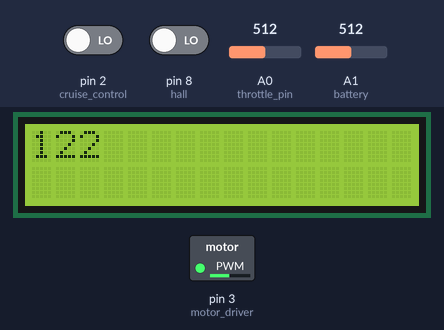
Recording of a sketch running on a simulated Arduino Uno, built with avr-gcc and run on an emulated ATmega328P. Parts: 16×2 character LCD, switched loads named in the sketch (green lamp = pin HIGH). Inputs (shaded band) come from the test bench; at power-on: pin 2 (cruise_control) LOW, A0 (throttle_pin) = 512, A1 (battery) = 512, pin 8 (hall) LOW. What the sketch prints to the serial monitor is not drawn.

Above: at 2.2 s.
2.3 s: pin 2 (cruise_control) driven HIGH
At 3.4 s:
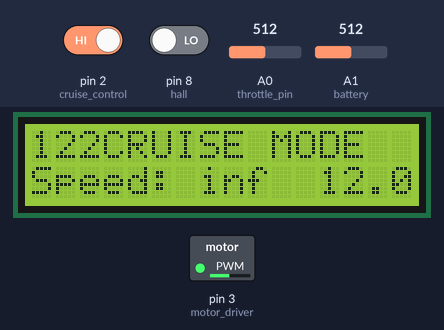
7.5 s: A0 (throttle_pin) set to 245
At 10.2 s:
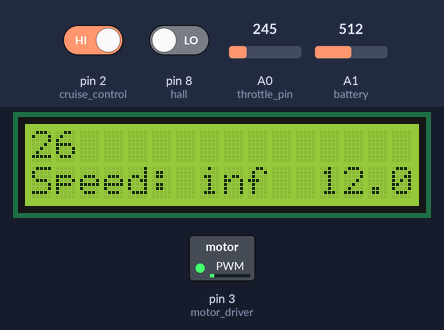
10.8 s: A0 (throttle_pin) set to 716
At 12.1 s:
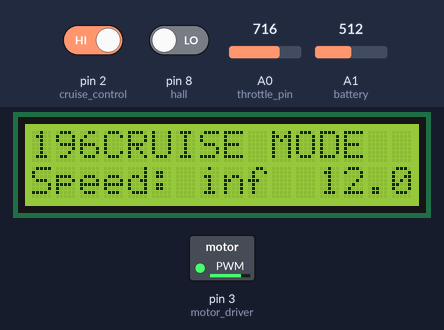
16.0 s: A1 (battery) set to 716
At 17.77 s:
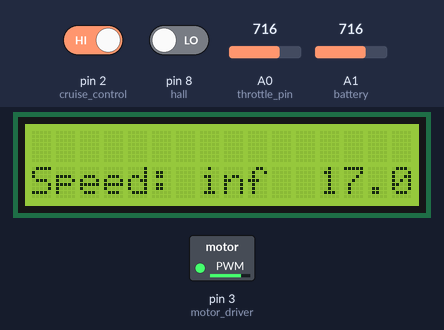
18.1 s: A0 (throttle_pin) set to 306
At 22.4 s:
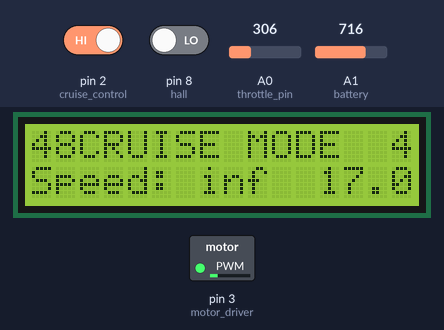
23.2 s: A0 (throttle_pin) set to 122
At 26.1 s:
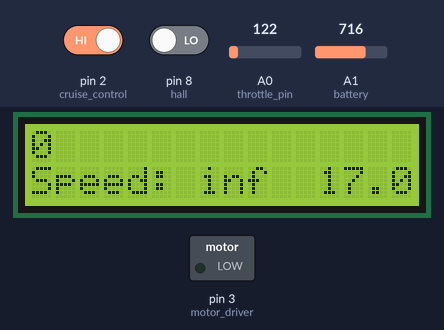
Timing chart, 0 to 27.2 s (numbered marks = the images above; inputs shaded):
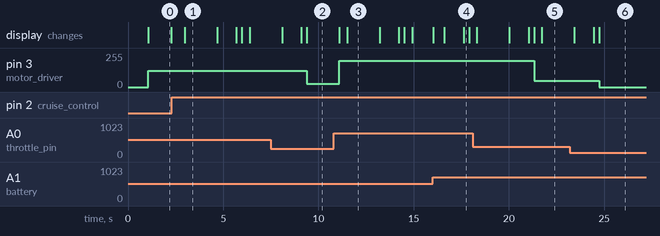

Measured:
- after the input at 2.3 s, the display: changes after 0.67 s (image 1)
- after the input at 7.5 s, pin 3 (motor_driver): 122/255 → 26/255 after 1.9 s
- after the input at 10.8 s, pin 3 (motor_driver): 26/255 → 196/255 after 0.30 s; the display: first changes after 0.30 s (image 3 shows a later state)
- after the input at 18.1 s, pin 3 (motor_driver): 196/255 → 48/255 after 3.2 s
- after the input at 23.2 s, pin 3 (motor_driver): 48/255 → 0/255 after 1.5 s
- what the display in image 0 shows lasts 1.2 s, from 1.1 s to 2.3 s
- what the display in image 1 shows lasts 1.7 s, from 3.0 s to 4.7 s

The sketch:

throttle_test.ino
```cpp
#include <LiquidCrystal.h>

//PINS USED
int throttle_pin = A0;
int cruise_control = 2;
int hall=8;
int motor_driver=3;
const int d4 = 4, d5 = 5, d6 = 6, d7 = 7, rs = 11, en = 12;
int battery = A1;

//

float duration;
float duration1;
float velocity;
int set1=0;
int set2=0;
int value=0;
int value1=0;
int value2=0;
float vout = 0.0;


//LCD SETUP
LiquidCrystal lcd(rs, en, d4, d5, d6, d7);
//

void setup()
{
  lcd.begin(16, 2);
  lcd.print("BOOTING....");
  pinMode(throttle_pin,INPUT);
  pinMode(motor_driver,OUTPUT);
  pinMode(cruise_control,INPUT);
  pinMode(hall,INPUT);
  pinMode(battery,INPUT);
  digitalWrite(cruise_control,LOW);
  Serial.begin(9600);
  delay(1000);
  lcd.clear();
}

void loop() {

  while(1)
  {
    lcd.setCursor(0, 0);

    /////// NORMAL CONTROL//////

    if(set1==0)
    {
      value=analogRead(throttle_pin);
      value=map(value,170,880,0,255);
      //TO SMOOTHEN THE THROTTLE READING AND REMOVE SLIGHT READINGS
      if(value<=10)
      {
       value=0;
      }
      /////

      Serial.println(value);
      if(value>=0&&value<255)
      {
        analogWrite(motor_driver,value);
        lcd.print(value);
        //lcd.print("1.1");
        delay(100);
      }

    }
    ////////

    ///////////CRUISE CONTROL////////////////
    value2=digitalRead(cruise_control);
    delay(100);
    //Serial.println(value2);

    if(value2==HIGH)
    {

      value1=value;
      //Serial.println(value2);
      delay(200);
      if(value1>=30&&value1<255)
      {
        set1=set1+1;

      }
      else
      {
        set1=0;
      }
      Serial.println("SET1: ");
      Serial.println(set1);
    }

    if(set1>=1)

    {
      set2=set1%2;
      if(set2==0)
      {
        set1=0;
        set2=0;
        lcd.clear();
      }

      if (set2!=0)
      {
        //lcd.setCursor(0,0);
        lcd.print("CRUISE MODE  ");
        lcd.print(value1);
        analogWrite(motor_driver,value1);
        Serial.println(value1);
        delay(100);
      }


    }
    else
    {
      set1=0;
      value1=0;
    }
    //END OF CRUISE CONTROL

    /// HALL SENSOR FOR SPEED MEASUREMENT/////
    duration = pulseIn(hall, FALLING);
    duration=duration/1000000;
    //Serial.println(duration);
    duration1 = (1/duration);
    //duration1=duration1;
    velocity=duration1*0.3315;
    //velocity=velocity*3.6;
    lcd.setCursor(0,1);
    Serial.println(velocity);
    lcd.print("Speed: ");
    lcd.print(velocity);
    /////////////

    ////BATTERY VOLTAGE MEASUREMENT//////
    vout=analogRead(battery);
    vout=map(vout,0,1023,0,25);
    lcd.setCursor(12,2);
    lcd.print(vout);
    delay(300);
    //lcd.clear();
    /////////
  }


  // put your main code here, to run repeatedly:

}
```
